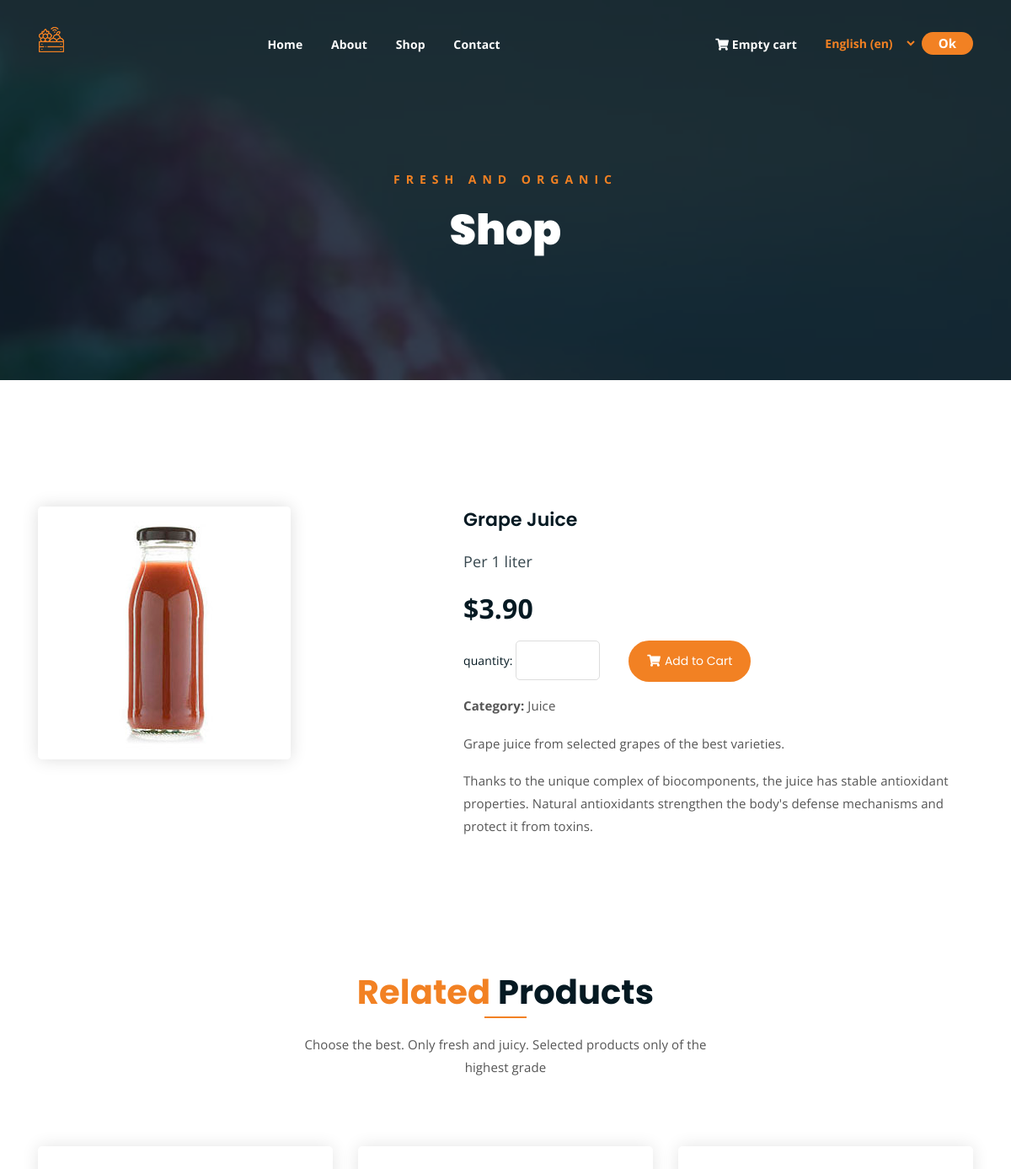
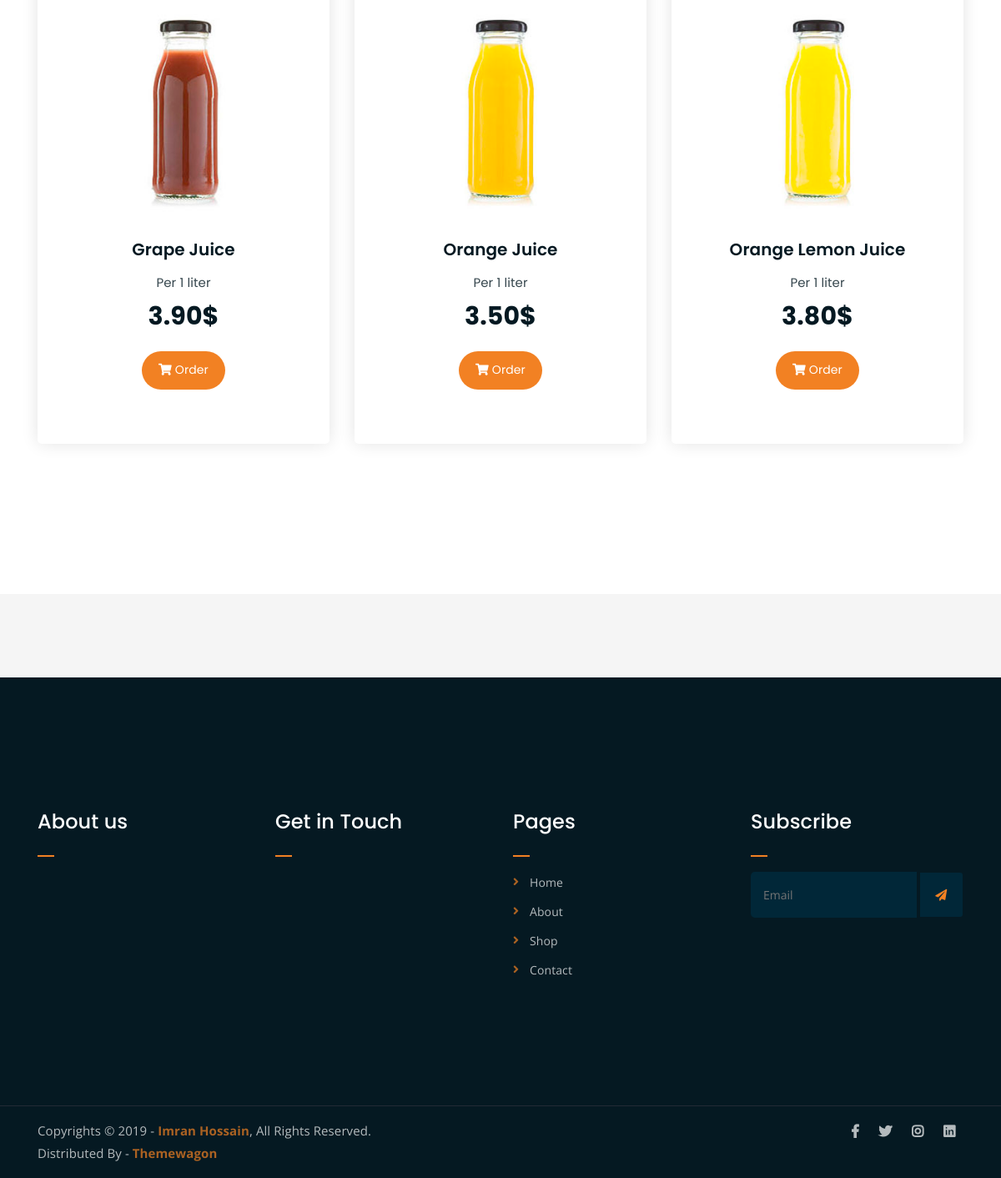
The page /grape-juice on the database its author committed (2 pictures, top to bottom).
### main/models.py (models this page shows, shortened)
class Info(models.Model):
    def get_file_name(self, filename: str) -> str:
        ext_file = filename.strip().split('.')[-1]
        new_filename = f'{uuid.uuid4()}.{ext_file}'
        return os.path.join('main', new_filename)
    brand_name = models.CharField(max_length=50, db_index=True)
    brand_logo = models.ImageField(upload_to=get_file_name)
    main_title_line_1 = models.CharField(max_length=200, db_index=True)
    main_title_line_2 = models.CharField(max_length=200, db_index=True)
    about_title_line_1 = models.CharField(max_length=200, db_index=True)
    about_title_line_2 = models.CharField(max_length=200, db_index=True)
    contact_title_line_1 = models.CharField(max_length=200, db_index=True)
    contact_title_line_2 = models.CharField(max_length=200, db_index=True)
    shop_title_line_1 = models.CharField(max_length=200, db_index=True)
    shop_title_line_2 = models.CharField(max_length=200, db_index=True)
    our_team_title = models.TextField(max_length=200)
    related_prod_title = models.TextField(max_length=200)
    class Meta:
        verbose_name_plural = 'Main information'

class Product(models.Model):
    def get_file_name(self, filename: str) -> str:
        ext_file = filename.strip().split('.')[-1]
        new_filename = f'{uuid.uuid4()}.{ext_file}'
        return os.path.join('products', new_filename)
    slug = models.SlugField(max_length=200, db_index=True)
    name = models.CharField(max_length=50, unique=True)
    description = RichTextField(max_length=500)
    position = models.SmallIntegerField()
    is_visible = models.BooleanField(default=True)
    photo = models.ImageField(upload_to=get_file_name)
    category = models.ForeignKey(Category, on_delete=models.CASCADE)
    price = models.DecimalField(max_digits=8, decimal_places=2)
    unit = models.CharField(max_length=50)
    class Meta:
        ordering = ('position',)
        verbose_name_plural = ('Products')
        index_together = (('id', 'slug'),)

class Category(models.Model):
    name = models.CharField(max_length=50, unique=True)
    is_visible = models.BooleanField(default=True)
    position = models.SmallIntegerField(unique=True)
    def __str__(self):
        return f'{self.name}'
    class Meta:
        ordering = ('position',)
        verbose_name_plural = ('Categories')

### main/views.py (the view)
# urls.py: path('<slug:slug>', views.product_detail, name='product_detail'),
def product_detail(request, slug):
    product = Product.objects.get(slug=slug)
    info = Info.objects.first()
    rel_products = Product.objects.filter(is_visible=True).order_by('?')
    cart_product_form = CartAddProductForm()
    data = {
        'product': product,
        'info': info,
        'rel_products': rel_products,
        'cart_product_form': cart_product_form,
    }
    return render(request, 'main/single-product.html', context=data)

### cart/forms.py
class CartAddProductForm(forms.Form):
    quantity = forms.IntegerField(label='', min_value=1)
    update = forms.BooleanField(required=False, initial=False, widget=forms.HiddenInput)

### cart/cart.py (called while the page is built)
    def __len__(self):
        return sum(item['quantity'] for item in self.cart.values())

### cart/context_processors.py (called while the page is built)
def cart(request):
    return {'cart': Cart(request)}

### main/templates/main/single-product.html (shortened to what this page needs)
{% extends 'index.html' %}
{% load i18n %}
{% block content %}
	<div class="breadcrumb-section breadcrumb-bg">
		<div class="container">
			<div class="row">
				<div class="col-lg-8 offset-lg-2 text-center">
					<div class="breadcrumb-text">
						<p>{{ info.shop_title_line_1 }}</p>
						<h1>{{ info.shop_title_line_2 }}</h1>
					</div>
				</div>
			</div>
		</div>
	</div>
	<div class="single-product mt-150 mb-150">
		<div class="container">
			<div class="row">
				<div class="col-md-5">
					<div class="single-product-img">
						<img src={{ product.photo.url }} alt="">
					</div>
				</div>
				<div class="col-md-7">
					<div class="single-product-content">
						<h3>{{ product.name }}</h3>
						<p class="single-product-pricing"><span>{% trans "Per" %} {{ product.unit }}</span> ${{ product.price }}</p>
						<div class="single-product-form">
    						<form action="{% url "cart:cart_add" product.id %}" method="post">
                                {% trans "quantity" %}: {{ cart_product_form }}
                                <button class="cart-btn"><i class="fas fa-shopping-cart"></i>{% trans "Add to Cart" %}</button>
                            </form>
							<p><strong>{% trans "Category" %}: </strong>{{ product.category }}</p>
						</div>
                        <p>{{ product.description|safe }}</p>
					</div>
				</div>
			</div>
		</div>
	</div>
	<div class="more-products mb-150">
		<div class="container">
			<div class="row">
				<div class="col-lg-8 offset-lg-2 text-center">
					<div class="section-title">
						<h3><span class="orange-text">{% trans "Related" %}</span> {% trans "Products" %}</h3>
						<p>{{ info.related_prod_title }}</p>
					</div>
				</div>
			</div>
			<div class="row">
				 {% for product in rel_products %}
                     {% if forloop.counter < 4 %}
                        <div class="col-lg-4 col-md-6 text-center">
                            <div class="single-product-item">
                                <div class="product-image">
                                    <a href={{ product.slug }}><img src={{ product.photo.url }} alt=""></a>
                                </div>
                                <h3>{{ product.name }}</h3>
                                <p class="product-price"><span>{% trans "Per" %} {{ product.unit }}</span> {{ product.price }}$ </p>
                                <a href={{ product.slug }} class="cart-btn"><i class="fas fa-shopping-cart"></i> {% trans "Order" %} </a>
                            </div>
                        </div>
                     {% endif %}
                 {% endfor %}
            </div>
		</div>
	</div>
{% endblock %}

### templates/index.html (shortened to what this page needs)
{% load static %}
{% load i18n %}
<!DOCTYPE html>
<html lang="en">
<head>
	<link rel="stylesheet" href={% static "assets/css/all.min.css" %}>
	<link rel="stylesheet" href={% static "assets/bootstrap/css/bootstrap.min.css" %}>
	<link rel="stylesheet" href={% static "assets/css/owl.carousel.css" %}>
	<link rel="stylesheet" href={% static "assets/css/magnific-popup.css" %}>
	<link rel="stylesheet" href={% static "assets/css/animate.css" %}>
	<link rel="stylesheet" href={% static "assets/css/meanmenu.min.css" %}>
	<link rel="stylesheet" href={% static "assets/css/main.css" %}>
	<link rel="stylesheet" href={% static "assets/css/responsive.css" %}>
</head>
<body>
	<div class="top-header-area" id="sticker">
		<div class="container">
			<div class="row">
				<div class="col-lg-12 col-sm-12 text-center">
					<div class="main-menu-wrap">
						<div class="site-logo">
							<a href="/">
								<img src={{ info.brand_logo.url }} alt="logo">
							</a>
						</div>
						<nav class="main-menu">
							<ul>
								<li><a href="/">{% trans 'Home' %}</a></li>
								<li><a href="/about">{% trans 'About' %}</a></li>
								<li><a href="/shop">{% trans 'Shop' %}</a></li>
								<li><a href="/contact">{% trans 'Contact' %}</a></li>
								<li>
									<div class="header-icons">
										<a class="shopping-cart" href="/cart"><i class="fas fa-shopping-cart"></i>
                                            {% with total_items=cart|length %}
                                            {% if cart|length > 0 %}
                                            {% trans "In cart:" %} {% trans "products for" %} {{ cart.get_total_price }} USD
                                            {% else %}
                                            {% trans "Empty cart" %}
                                            {% endif %}
                                            {% endwith %}
                                        </a>
                                        <form action="{% url 'set_language' %}" method="post">
                                            <select name="language">
                                                {% get_current_language as LANGUAGE_CODE %}
                                                {% get_available_languages as LANGUAGES %}
                                                {% get_language_info_list for LANGUAGES as languages %}
                                                {% for language in languages %}
                                                    <option value="{{ language.code }}"{% if language.code == LANGUAGE_CODE %}
                                                        selected{% endif %}>
                                                    {{ language.name_local }} ({{ language.code }})
                                                    </option>
                                                {% endfor %}
                                            </select>
                                            <input class="trans-btn" type="submit" value="{% trans 'Ok' %}">
                                        </form>
                                    </div>
								</li>
							</ul>
						</nav>
					</div>
				</div>
			</div>
		</div>
	</div>
    {% block content %}
    {% endblock %}
	<div class="logo-carousel-section">
	</div>
	<div class="footer-area">
		<div class="container">
			<div class="row">
				<div class="col-lg-3 col-md-6">
					<div class="footer-box about-widget">
						<h2 class="widget-title">{% trans "About us" %}</h2>
					</div>
				</div>
				<div class="col-lg-3 col-md-6">
					<div class="footer-box get-in-touch">
						<h2 class="widget-title">{% trans "Get in Touch" %}</h2>
					</div>
				</div>
				<div class="col-lg-3 col-md-6">
					<div class="footer-box pages">
						<h2 class="widget-title">{% trans "Pages" %}</h2>
						<ul>
							<li><a href="/">{% trans "Home" %}</a></li>
							<li><a href="/about">{% trans "About" %}</a></li>
							<li><a href="/shop">{% trans "Shop" %}</a></li>
							<li><a href="/contact">{% trans "Contact" %}</a></li>
						</ul>
					</div>
				</div>
				<div class="col-lg-3 col-md-6">
					<div class="footer-box subscribe">
						<h2 class="widget-title">{% trans "Subscribe" %}</h2>
						<form action="index.html">
							<input type="email" placeholder="Email">
							<button type="submit"><i class="fas fa-paper-plane"></i></button>
						</form>
					</div>
				</div>
			</div>
		</div>
	</div>
	<div class="copyright">
		<div class="container">
			<div class="row">
				<div class="col-lg-6 col-md-12">
					<p>Copyrights &copy; 2019 - <a href="https://imransdesign.com/">Imran Hossain</a>,  All Rights Reserved.<br>
						Distributed By - <a href="https://themewagon.com/">Themewagon</a>
					</p>
				</div>
				<div class="col-lg-6 text-right col-md-12">
					<div class="social-icons">
						<ul>
							<li><a href="https://www.facebook.com/" target="_blank"><i class="fab fa-facebook-f"></i></a></li>
							<li><a href="https://twitter.com/" target="_blank"><i class="fab fa-twitter"></i></a></li>
							<li><a href="https://www.instagram.com/" target="_blank"><i class="fab fa-instagram"></i></a></li>
							<li><a href="https://www.linkedin.com/login/ru" target="_blank"><i class="fab fa-linkedin"></i></a></li>
						</ul>
					</div>
				</div>
			</div>
		</div>
	</div>
</body>
</html>

### rows shown on the page
Info: brand_logo (picture), shop_title_line_1 "FRESH AND ORGANIC", shop_title_line_2 "Shop", related_prod_title "Choose the best. Only fresh and juicy. Selected products only of the highest grade"
Product: photo (picture), name "Grape Juice", unit "1 liter", price "3.90", category "Juice", description "Grape juice from selected grapes of the best varieties. Thanks to the unique complex of biocomponents, the juice has stable antioxidant properties. Natural antioxidants strengthen the body's defense mechanisms and protect it from toxins."
Product: photo (picture), name "Orange Juice", unit "1 liter", price "3.50"
Product: photo (picture), name "Orange Lemon Juice", unit "1 liter", price "3.80"

### other values the page prints
form field language "English (en)"
